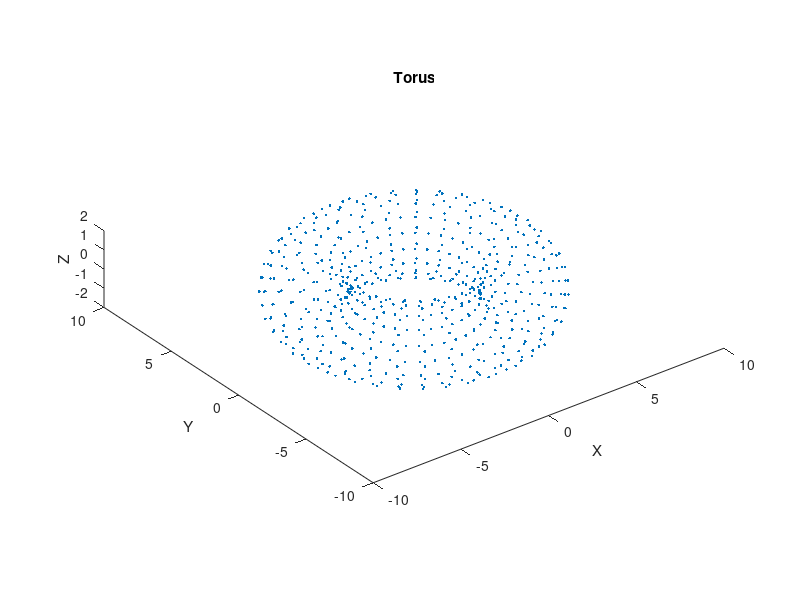

This figure's MATLAB source:
R = 5;  % outer radius of the torus
r = 2;  % inner radius of the torus

p = 36;
t = 18;

phi = linspace(0,2*pi,p);   % partition as measured in the toroidal direction
theta = linspace(0,2*pi,t); % partition as measured in the poloidal direction 

vertices= zeros((p-1)*(t-1),3);       % initializes torus array of zeros

m = 1;                      % initializes index for row element of torus array
for i = 1:p-1
    for j = 1:t-1
        vertices(m,1) = (R+r.*cos(theta(j))).*cos(phi(i)); % updates the x component in the mth row of the torus array
        vertices(m,2) = (R+r.*cos(theta(j))).*sin(phi(i)); % updates the y component in the mth row of the torus array
        vertices(m,3) = r.*sin(theta(j));                  % updates the z component in the mth row of the torus array
        m = m + 1;
    end
end

% plot of the torus points
plot3(vertices(:,1),vertices(:,2),vertices(:,3), 'linestyle', 'none', 'marker', '.')
daspect([1 1 1]);                       % sets the aspect ratio to 1:1:1
title('Torus');                         % titles the graph
xlabel('X');ylabel('Y');zlabel('Z');    % labels the axes

%{
faces = delaunayTriangulation(vertices);

torus.Vertices = vertices;
torus.Faces = faces.ConnectivityList;

patch(torus, 'EdgeColor', [0 0 0], 'FaceColor', [0.5 0.5 0.5]);
view(3);                                % view in 3D
daspect([1 1 1]);                       % sets the aspect ratio to 1:1:1
title('Torus');                         % titles the graph
xlabel('X');ylabel('Y');zlabel('Z');    % labels the axes
%}
